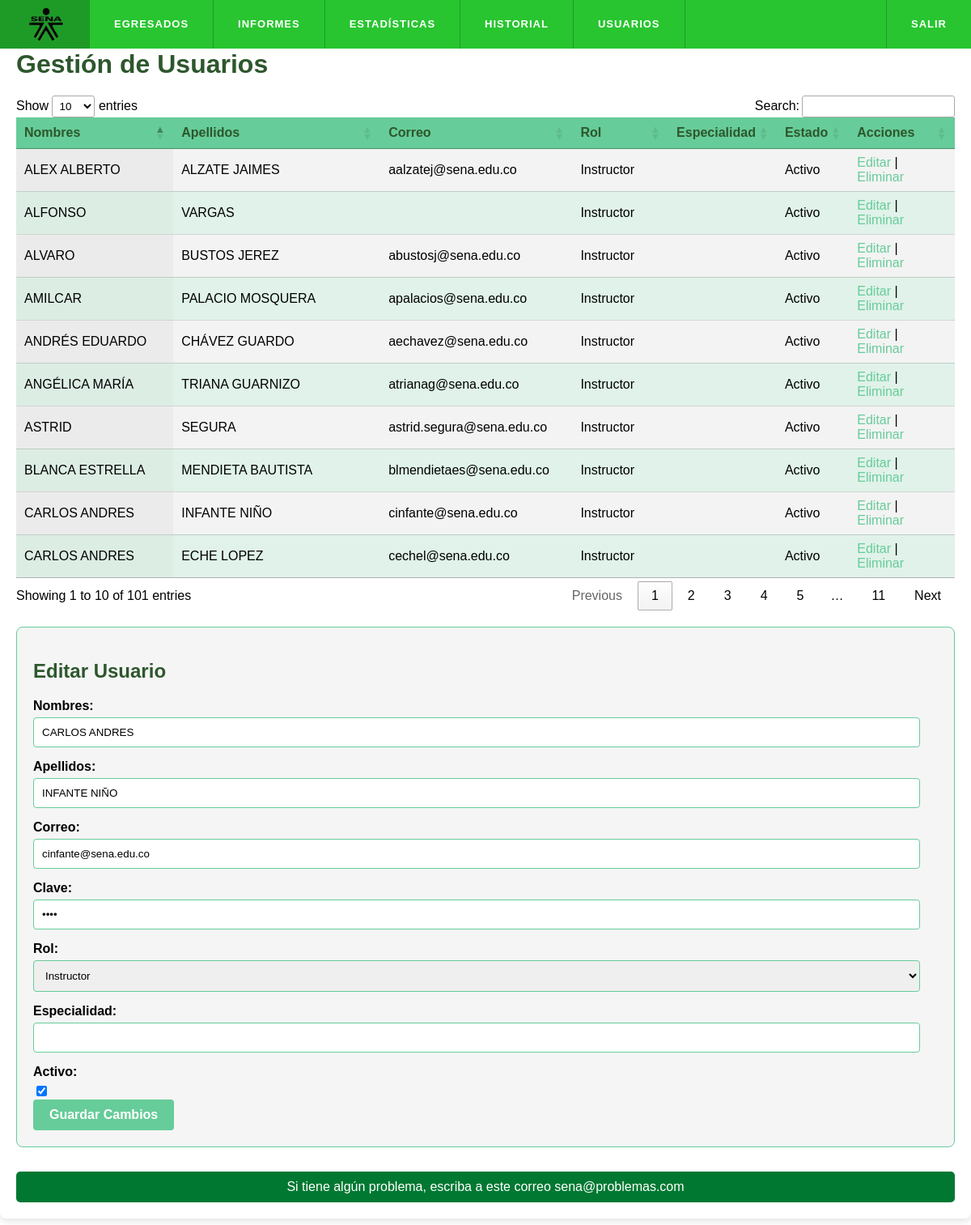
The app's page /Usuarios/index.php?edit=2 with its own data.
### tables this page shows
CREATE TABLE `t_usuarios` (
  `Id_usuario` int(11) NOT NULL,
  `Nombres` varchar(100) NOT NULL,
  `Apellidos` varchar(100) NOT NULL,
  `Correo` varchar(100) DEFAULT NULL,
  `Clave` varchar(255) DEFAULT NULL,
  `Rol` enum('Administrador','Instructor','Encargado') NOT NULL,
  `Especialidad` varchar(100) DEFAULT NULL,
  `Estado_Usuario` tinyint(1) NOT NULL DEFAULT 1
);

### Usuarios/index.php (the view, shortened to what this page needs)
<?php
include('../Conexion/conexion.php');
$sql = "SELECT * FROM t_usuarios";
$result = $conexion->query($sql);
$usuarios = $result->fetch_all(MYSQLI_ASSOC);
?>
<!DOCTYPE html>
<html lang="es">
<head>
    <link rel="stylesheet" href="//cdn.datatables.net/1.13.3/css/jquery.dataTables.min.css">
    <link rel="stylesheet" href="path/to/style.css">
</head>
<body>
    <?php include '../Menu/menu.php'; ?>
    <h1>Gestión de Usuarios</h1>
    <table id="usuarios" class="display">
        <thead>
            <tr>
                <th>Nombres</th>
                <th>Apellidos</th>
                <th>Correo</th>
                <th>Rol</th>
                <th>Especialidad</th>
                <th>Estado</th>
                <th>Acciones</th>
            </tr>
        </thead>
        <tbody>
            <?php foreach ($usuarios as $usuario): ?>
                <tr>
                    <td><?= $usuario['Nombres'] ?></td>
                    <td><?= $usuario['Apellidos'] ?></td>
                    <td><?= $usuario['Correo'] ?></td>
                    <td><?= $usuario['Rol'] ?></td>
                    <td><?= $usuario['Especialidad'] ?></td>
                    <td><?= $usuario['Estado_Usuario'] ? 'Activo' : 'Inactivo' ?></td>
                    <td>
                        <a href="index.php?edit=<?= $usuario['Id_usuario'] ?>">Editar</a> |
                        <a href="index.php?delete=<?= $usuario['Id_usuario'] ?>" onclick="return confirm('¿Estás seguro de que deseas eliminar este usuario?')">Eliminar</a>
                    </td>
                </tr>
            <?php endforeach; ?>
        </tbody>
    </table>
    <?php
    $editUser = null;
    if (isset($_GET['edit'])) {
        $id = $_GET['edit'];
        $result = $conexion->query("SELECT * FROM t_usuarios WHERE Id_usuario='$id'");
        $editUser = $result->fetch_assoc();
    }
    ?>
    <div id="userForm">
        <h2><?= $editUser ? 'Editar Usuario' : 'Crear Usuario' ?></h2>
        <form method="POST" action="index.php">
            <label for="nombres">Nombres:</label>
            <input type="text" id="nombres" name="nombres" value="<?= $editUser['Nombres'] ?? '' ?>" required>
            <br>
            <label for="apellidos">Apellidos:</label>
            <input type="text" id="apellidos" name="apellidos" value="<?= $editUser['Apellidos'] ?? '' ?>" required>
            <br>
            <label for="correo">Correo:</label>
            <input type="email" id="correo" name="correo" value="<?= $editUser['Correo'] ?? '' ?>" required>
            <br>
            <label for="clave">Clave:</label>
            <input type="password" id="clave" name="clave" value="<?= $editUser['Clave'] ?? '' ?>" required>
            <br>
            <label for="rol">Rol:</label>
            <select id="rol" name="rol" required>
                <option value="Instructor" <?= isset($editUser) && $editUser['Rol'] == 'Instructor' ? 'selected' : '' ?>>Instructor</option>
            </select>
            <br>
            <label for="especialidad">Especialidad:</label>
            <input type="text" id="especialidad" name="especialidad" value="<?= $editUser['Especialidad'] ?? '' ?>" required>
            <br>
            <label for="estado">Activo:</label>
            <input type="checkbox" id="estado" name="estado" <?= $editUser && $editUser['Estado_Usuario'] ? 'checked' : '' ?>>
            <br>
            <button type="submit"><?= $editUser ? 'Guardar Cambios' : 'Crear Usuario' ?></button>
        </form>
    </div>
    <footer>
        Si tiene algún problema, escriba a este correo sena@problemas.com
    </footer>
</body>
</html>

### Usuarios/style.css (style rules this page uses)
body { margin-top: 20px; width: 100%; margin: 20px auto; max-width: 1200px; padding: 20px; background: #ffffff; border-radius: 8px; box-shadow: 0 4px 8px rgba(0,0,0,0.1); font-family: Arial, sans-serif; }
h1 { color: #2d572c; margin-bottom: 20px; }
table { width: 100%; border-collapse: collapse; margin-top: 20px; }
table thead { background-color: #66CC99; color: #ffffff; }
table thead th { padding: 10px; text-align: left; }
table tbody tr:nth-child(even) { background-color: #e0f2e9; }
table tbody tr:nth-child(odd) { background-color: #f9f9f9; }
table tbody td { padding: 10px; }
table tbody td a { color: #66CC99; text-decoration: none; }
#userForm { margin-top: 20px; padding: 20px; border: 1px solid #66CC99; border-radius: 8px; background-color: #f5f5f5; }
#userForm h2 { color: #2d572c; }
#userForm label { display: block; margin-bottom: 5px; font-weight: bold; }
#userForm input[type="text"], #userForm input[type="email"], #userForm input[type="password"], #userForm select { width: calc(100% - 22px); padding: 10px; margin-bottom: 15px; border: 1px solid #66CC99; border-radius: 4px; box-sizing: border-box; }
#userForm input[type="checkbox"] { margin-right: 10px; }
#userForm button { background-color: #66CC99; color: #ffffff; border: none; padding: 10px 20px; border-radius: 4px; font-size: 16px; cursor: pointer; font-weight: bold; }

### Usuarios/index.php (style rules this page uses)
body { margin-top: 30px; width: 100%; margin: 20px auto; max-width: 1200px; padding: 20px; background: #ffffff; border-radius: 8px; box-shadow: 0 4px 8px rgba(0,0,0,0.1); overflow-x: auto; font-family: Arial, sans-serif; }
footer { text-align: center; padding: 10px; margin-top: 30px; background-color: #007832; color: #fff; border-radius: 5px; }
table.dataTable thead { background-color: #66CC99; color: #2d572c; font-weight: bold; }
table.dataTable tbody tr { background-color: #f9f9f9; }
table.dataTable tbody tr:nth-child(even) { background-color: #e0f2e9; }
table.dataTable td { color: #000; }
h1 { color: #2d572c; margin-bottom: 20px; }
table { width: 100%; border-collapse: collapse; margin-top: 20px; }
table thead { background-color: #66CC99; color: #ffffff; }
table thead th { padding: 10px; text-align: left; }
table tbody tr:nth-child(even) { background-color: #e0f2e9; }
table tbody tr:nth-child(odd) { background-color: #f9f9f9; }
table tbody td { padding: 10px; }
table tbody td a { color: #66CC99; text-decoration: none; }
#userForm { margin-top: 20px; padding: 20px; border: 1px solid #66CC99; border-radius: 8px; background-color: #f5f5f5; }
#userForm h2 { color: #2d572c; }
#userForm label { display: block; margin-bottom: 5px; font-weight: bold; }
#userForm input[type="text"], #userForm input[type="email"], #userForm input[type="password"], #userForm select { width: calc(100% - 22px); padding: 10px; margin-bottom: 15px; border: 1px solid #66CC99; border-radius: 4px; box-sizing: border-box; }
#userForm input[type="checkbox"] { margin-right: 10px; }
#userForm button { background-color: #66CC99; color: #ffffff; border: none; padding: 10px 20px; border-radius: 4px; font-size: 16px; cursor: pointer; font-weight: bold; }

### Menu/menu.php (style rules this page uses)
*, *:after, *:before { -webkit-box-sizing: border-box; -moz-box-sizing: border-box; box-sizing: border-box; }
body { background: #ffffff; }

### records on screen
t_usuarios: Nombres "ALVARO", Apellidos "BUSTOS JEREZ", Correo "abustosj@sena.edu.co", Rol "Instructor", Estado_Usuario "Activo"
t_usuarios: Nombres "CARLOS ANDRES", Apellidos "INFANTE NIÑO", Correo "cinfante@sena.edu.co", Rol "Instructor", shows "Activo", nombres "CARLOS ANDRES", apellidos "INFANTE NIÑO", correo "cinfante@sena.edu.co", rol "Instructor", Estado_Usuario "☑"
t_usuarios: Nombres "ALEX ALBERTO", Apellidos "ALZATE JAIMES", Correo "aalzatej@sena.edu.co", Rol "Instructor", Estado_Usuario "Activo"
t_usuarios: Nombres "AMILCAR", Apellidos "PALACIO MOSQUERA", Correo "apalacios@sena.edu.co", Rol "Instructor", Estado_Usuario "Activo"
t_usuarios: Nombres "ANDRÉS EDUARDO", Apellidos "CHÁVEZ GUARDO", Correo "aechavez@sena.edu.co", Rol "Instructor", Estado_Usuario "Activo"
t_usuarios: Nombres "ANGÉLICA MARÍA", Apellidos "TRIANA GUARNIZO", Correo "atrianag@sena.edu.co", Rol "Instructor", Estado_Usuario "Activo"
t_usuarios: Nombres "ASTRID", Apellidos "SEGURA", Correo "astrid.segura@sena.edu.co", Rol "Instructor", Estado_Usuario "Activo"
t_usuarios: Nombres "BLANCA ESTRELLA", Apellidos "MENDIETA BAUTISTA", Correo "blmendietaes@sena.edu.co", Rol "Instructor", Estado_Usuario "Activo"
t_usuarios: Nombres "CARLOS ANDRES", Apellidos "ECHE LOPEZ", Correo "cechel@sena.edu.co", Rol "Instructor", Estado_Usuario "Activo"
t_usuarios: Nombres "ALFONSO", Apellidos "VARGAS", Rol "Instructor", Estado_Usuario "Activo"
